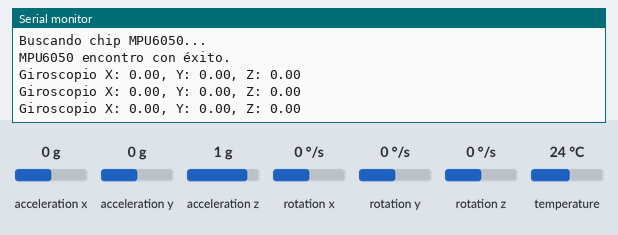
Bench run of a sketch on a simulated ESP32. On the bench: the last lines printed to the serial monitor. The inputs (shaded band) are chosen by the test bench; at power-on: rotation x 0 °/s, rotation y 0 °/s, rotation z 0 °/s, acceleration x 0 g, acceleration y 0 g, acceleration z 1 g, temperature 24 °C.

Above: at 1.3 s.
1.4 s: rotation x set to -192 °/s
At 2.0 s:
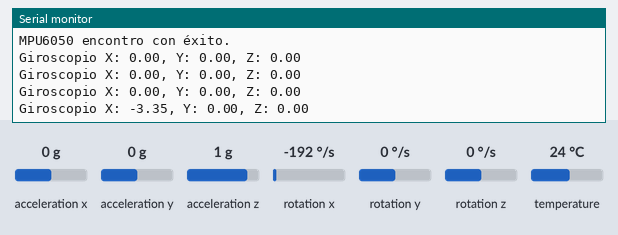
2.9 s: rotation y set to -192 °/s
At 3.5 s:
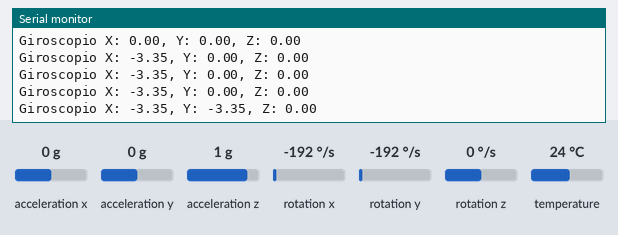
4.4 s: rotation z set to -192 °/s
At 5.0 s:
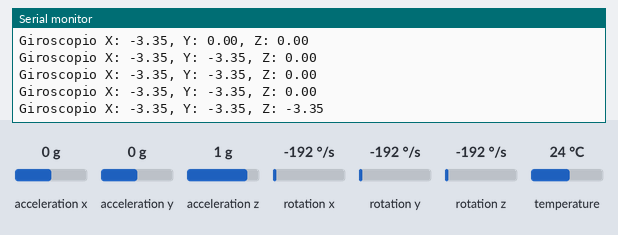

The sketch:

sketch_oct31a.ino
```cpp
#include <Wire.h>
#include <Adafruit_MPU6050.h>
#include <Adafruit_Sensor.h>

Adafruit_MPU6050 mpu;

#define I2C_SDA 8
#define I2C_SCL 9

void setup() {
  Serial.begin(115200);
  while (!Serial) delay(10);

  Serial.println("Inicializando bus I2C Personalizado...");
  Wire.begin(I2C_SDA, I2C_SCL);


  Serial.println("Buscando chip MPU6050...");
  if(!mpu.begin(0x68, &Wire)) {
    Serial.println("no se pudo encontrar el MPU6050! Verifica las conexiones.");
    while (1) { delay(10); }
  }

  Serial.println("MPU6050 encontro con éxito.");

  mpu.setAccelerometerRange(MPU6050_RANGE_8_G);
  mpu.setGyroRange(MPU6050_RANGE_500_DEG);
  mpu.setFilterBandwidth(MPU6050_BAND_21_HZ);
  delay(100);
}

void loop() {
  sensors_event_t a, g, temp;
  mpu.getEvent(&a, &g, &temp);

  Serial.print("Giroscopio X: "); Serial.print(g.gyro.x);
  Serial.print(", Y: "); Serial.print(g.gyro.y);
  Serial.print(", Z: "); Serial.println(g.gyro.z);

  delay(500);
}
```

Measured:
- after the input at 1.4 s, the serial monitor: prints a new line after 0.21 s (image 1)
- after the input at 2.9 s, the serial monitor: prints a new line after 0.22 s (image 2)
- after the input at 4.4 s, the serial monitor: prints a new line after 0.23 s (image 3)
